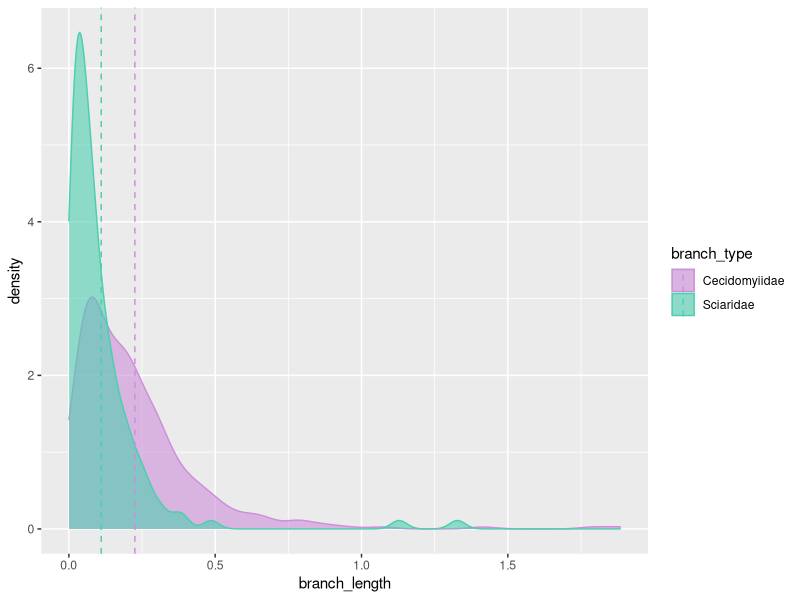

R code for this plot:
library('ggplot2')

nwk <- read.table('tables/L-busco-phylogenies-summary.tsv', header = T)

nwk[,2][is.na(nwk[,2])] <- "unknown"
nwk[,3][is.na(nwk[,3])] <- "unknown"

head(nwk)

L_cecidomyiidae_branch_lengths <- c(nwk[nwk$GRC_1 == "cecidomyiidae", "GRC_1_len"], nwk[nwk$GRC_2 == "cecidomyiidae", "GRC_2_len"])
L_sciaridae_branch_lengths <- c(nwk[nwk$GRC_1 == "sciaridae", "GRC_1_len"], nwk[nwk$GRC_2 == "sciaridae", "GRC_2_len"])

teal <- rgb(76, 206, 175, maxColorValue = 255)
magenta <- rgb(206, 142, 218, maxColorValue = 255)

light_teal <- rgb(t(col2rgb(teal)), maxColorValue=255, alpha = 150)
light_magenta <- rgb(t(col2rgb(magenta)), maxColorValue=255, alpha = 150)

# hist(L_sciaridae_branch_lengths, breaks = 30, col = teal, probability = T, xlim = c(0,2))
# hist(L_cecidomyiidae_branch_lengths, breaks = 60, col = magenta, probability = T, add = T)

df <- data.frame(branch_length = c(L_sciaridae_branch_lengths, L_cecidomyiidae_branch_lengths),
 branch_type = c(rep('Sciaridae', length(L_sciaridae_branch_lengths)), rep('Cecidomyiidae', length(L_cecidomyiidae_branch_lengths))))

mu <- data.frame(branch_type = c('Sciaridae', 'Cecidomyiidae'), grp.mean = c(mean(L_sciaridae_branch_lengths), mean(L_cecidomyiidae_branch_lengths)))

p <- ggplot(df, aes(x=branch_length, color=branch_type, fill = branch_type)) +
  geom_density() +
  geom_vline(data=mu, aes(xintercept=grp.mean, color=branch_type),
             linetype="dashed")

pdf('figures/GRC_genes_branch_length_distribution.pdf')

p + scale_color_manual(values = c(magenta, teal)) + scale_fill_manual(values=c(light_magenta, light_teal))

dev.off()

wilcox.test(L_cecidomyiidae_branch_lengths,L_sciaridae_branch_lengths)
